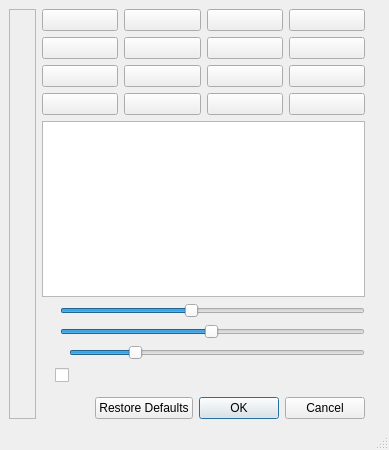
<?xml version="1.0" encoding="UTF-8"?>
<ui version="4.0">
 <class>MainWindow</class>
 <widget class="QMainWindow" name="MainWindow">
  <property name="geometry">
   <rect>
    <x>0</x>
    <y>0</y>
    <width>389</width>
    <height>450</height>
   </rect>
  </property>
  <property name="windowTitle">
   <string>MainWindow</string>
  </property>
  <widget class="QWidget" name="centralwidget">
   <layout class="QHBoxLayout" name="horizontalLayout">
    <item>
     <layout class="QVBoxLayout" name="verticalLayout_2">
      <item>
       <widget class="QFrame" name="frame">
        <property name="frameShape">
         <enum>QFrame::StyledPanel</enum>
        </property>
        <property name="frameShadow">
         <enum>QFrame::Raised</enum>
        </property>
        <layout class="QVBoxLayout" name="verticalLayout_3">
         <item>
          <widget class="QLabel" name="label">
           <property name="enabled">
            <bool>true</bool>
           </property>
           <property name="maximumSize">
            <size>
             <width>80</width>
             <height>80</height>
            </size>
           </property>
           <property name="frameShape">
            <enum>QFrame::NoFrame</enum>
           </property>
           <property name="text">
            <string/>
           </property>
           <property name="pixmap">
            <pixmap>:/pictures/farbeimer-gruen.png</pixmap>
           </property>
           <property name="scaledContents">
            <bool>true</bool>
           </property>
          </widget>
         </item>
         <item>
          <widget class="QLabel" name="label_3">
           <property name="maximumSize">
            <size>
             <width>80</width>
             <height>80</height>
            </size>
           </property>
           <property name="text">
            <string/>
           </property>
           <property name="pixmap">
            <pixmap>:/pictures/farbeimer-gelb.png</pixmap>
           </property>
           <property name="scaledContents">
            <bool>true</bool>
           </property>
          </widget>
         </item>
         <item>
          <widget class="QLabel" name="label_2">
           <property name="maximumSize">
            <size>
             <width>80</width>
             <height>80</height>
            </size>
           </property>
           <property name="text">
            <string/>
           </property>
           <property name="pixmap">
            <pixmap>:/pictures/farbeimer-rot.png</pixmap>
           </property>
           <property name="scaledContents">
            <bool>true</bool>
           </property>
          </widget>
         </item>
        </layout>
       </widget>
      </item>
     </layout>
    </item>
    <item>
     <layout class="QVBoxLayout" name="verticalLayout">
      <property name="sizeConstraint">
       <enum>QLayout::SetDefaultConstraint</enum>
      </property>
      <item>
       <layout class="QGridLayout" name="gridLayout">
        <item row="3" column="2">
         <widget class="QPushButton" name="pushButton_gray">
          <property name="text">
           <string/>
          </property>
         </widget>
        </item>
        <item row="0" column="2">
         <widget class="QPushButton" name="pushButton_cyan">
          <property name="text">
           <string/>
          </property>
         </widget>
        </item>
        <item row="0" column="0">
         <widget class="QPushButton" name="pushButton_white">
          <property name="text">
           <string/>
          </property>
         </widget>
        </item>
        <item row="2" column="0">
         <widget class="QPushButton" name="pushButton_green">
          <property name="text">
           <string/>
          </property>
         </widget>
        </item>
        <item row="0" column="3">
         <widget class="QPushButton" name="pushButton_darkCyan">
          <property name="text">
           <string/>
          </property>
         </widget>
        </item>
        <item row="2" column="3">
         <widget class="QPushButton" name="pushButton_darkYellow">
          <property name="text">
           <string/>
          </property>
         </widget>
        </item>
        <item row="3" column="3">
         <widget class="QPushButton" name="pushButton_darkGray">
          <property name="text">
           <string/>
          </property>
         </widget>
        </item>
        <item row="3" column="1">
         <widget class="QPushButton" name="pushButton_darkBlue">
          <property name="text">
           <string/>
          </property>
         </widget>
        </item>
        <item row="1" column="2">
         <widget class="QPushButton" name="pushButton_magenta">
          <property name="text">
           <string/>
          </property>
         </widget>
        </item>
        <item row="0" column="1">
         <widget class="QPushButton" name="pushButton_black">
          <property name="autoFillBackground">
           <bool>false</bool>
          </property>
          <property name="text">
           <string/>
          </property>
         </widget>
        </item>
        <item row="1" column="1">
         <widget class="QPushButton" name="pushButton_darkRed">
          <property name="text">
           <string/>
          </property>
         </widget>
        </item>
        <item row="2" column="1">
         <widget class="QPushButton" name="pushButton_darkGreen">
          <property name="text">
           <string/>
          </property>
         </widget>
        </item>
        <item row="2" column="2">
         <widget class="QPushButton" name="pushButton_yellow">
          <property name="text">
           <string/>
          </property>
         </widget>
        </item>
        <item row="1" column="3">
         <widget class="QPushButton" name="pushButton_darkMagenta">
          <property name="text">
           <string/>
          </property>
         </widget>
        </item>
        <item row="1" column="0">
         <widget class="QPushButton" name="pushButton_red">
          <property name="text">
           <string/>
          </property>
         </widget>
        </item>
        <item row="3" column="0">
         <widget class="QPushButton" name="pushButton_blue">
          <property name="text">
           <string/>
          </property>
         </widget>
        </item>
       </layout>
      </item>
      <item>
       <layout class="QHBoxLayout" name="horizontalLayout_5">
        <item>
         <widget class="QGraphicsView" name="graphicsView">
          <property name="minimumSize">
           <size>
            <width>0</width>
            <height>110</height>
           </size>
          </property>
         </widget>
        </item>
       </layout>
      </item>
      <item>
       <layout class="QHBoxLayout" name="horizontalLayout_4">
        <property name="leftMargin">
         <number>5</number>
        </property>
        <item>
         <widget class="QLabel" name="label_6">
          <property name="maximumSize">
           <size>
            <width>34</width>
            <height>13</height>
           </size>
          </property>
          <property name="text">
           <string/>
          </property>
          <property name="pixmap">
           <pixmap>:/pictures/cursor.png</pixmap>
          </property>
          <property name="scaledContents">
           <bool>true</bool>
          </property>
         </widget>
        </item>
        <item>
         <widget class="QSlider" name="horizontalSliderCircle">
          <property name="minimum">
           <number>40</number>
          </property>
          <property name="maximum">
           <number>110</number>
          </property>
          <property name="value">
           <number>70</number>
          </property>
          <property name="sliderPosition">
           <number>70</number>
          </property>
          <property name="orientation">
           <enum>Qt::Horizontal</enum>
          </property>
         </widget>
        </item>
       </layout>
      </item>
      <item>
       <layout class="QHBoxLayout" name="horizontalLayout_8">
        <property name="leftMargin">
         <number>5</number>
        </property>
        <item>
         <widget class="QLabel" name="label_7">
          <property name="maximumSize">
           <size>
            <width>34</width>
            <height>13</height>
           </size>
          </property>
          <property name="text">
           <string/>
          </property>
          <property name="pixmap">
           <pixmap>:/pictures/transparenz.png</pixmap>
          </property>
          <property name="scaledContents">
           <bool>true</bool>
          </property>
         </widget>
        </item>
        <item>
         <widget class="QSlider" name="horizontalSliderOpacity">
          <property name="minimum">
           <number>1</number>
          </property>
          <property name="maximum">
           <number>100</number>
          </property>
          <property name="sliderPosition">
           <number>50</number>
          </property>
          <property name="orientation">
           <enum>Qt::Horizontal</enum>
          </property>
         </widget>
        </item>
       </layout>
      </item>
      <item>
       <layout class="QGridLayout" name="gridLayout_2">
        <item row="9" column="0">
         <layout class="QHBoxLayout" name="horizontalLayout_3">
          <property name="spacing">
           <number>15</number>
          </property>
          <property name="leftMargin">
           <number>5</number>
          </property>
          <property name="topMargin">
           <number>0</number>
          </property>
          <property name="rightMargin">
           <number>0</number>
          </property>
          <item>
           <widget class="QLabel" name="label_4">
            <property name="maximumSize">
             <size>
              <width>25</width>
              <height>35</height>
             </size>
            </property>
            <property name="sizeIncrement">
             <size>
              <width>0</width>
              <height>0</height>
             </size>
            </property>
            <property name="text">
             <string/>
            </property>
            <property name="pixmap">
             <pixmap>:/pictures/sandglass.png</pixmap>
            </property>
            <property name="scaledContents">
             <bool>true</bool>
            </property>
            <property name="margin">
             <number>0</number>
            </property>
           </widget>
          </item>
          <item>
           <widget class="QSlider" name="horizontalSliderShowtime">
            <property name="minimum">
             <number>1</number>
            </property>
            <property name="maximum">
             <number>20</number>
            </property>
            <property name="value">
             <number>5</number>
            </property>
            <property name="orientation">
             <enum>Qt::Horizontal</enum>
            </property>
           </widget>
          </item>
         </layout>
        </item>
       </layout>
      </item>
      <item>
       <layout class="QHBoxLayout" name="horizontalLayout_6">
        <item>
         <widget class="QLabel" name="label_5">
          <property name="maximumSize">
           <size>
            <width>40</width>
            <height>40</height>
           </size>
          </property>
          <property name="text">
           <string/>
          </property>
          <property name="pixmap">
           <pixmap>:/pictures/radiant.png</pixmap>
          </property>
          <property name="scaledContents">
           <bool>true</bool>
          </property>
         </widget>
        </item>
        <item>
         <widget class="QCheckBox" name="checkBoxRadiant">
          <property name="text">
           <string/>
          </property>
         </widget>
        </item>
        <item>
         <spacer name="horizontalSpacer_3">
          <property name="orientation">
           <enum>Qt::Horizontal</enum>
          </property>
          <property name="sizeHint" stdset="0">
           <size>
            <width>40</width>
            <height>20</height>
           </size>
          </property>
         </spacer>
        </item>
       </layout>
      </item>
      <item>
       <spacer name="verticalSpacer_2">
        <property name="orientation">
         <enum>Qt::Vertical</enum>
        </property>
        <property name="sizeType">
         <enum>QSizePolicy::Expanding</enum>
        </property>
        <property name="sizeHint" stdset="0">
         <size>
          <width>20</width>
          <height>20</height>
         </size>
        </property>
       </spacer>
      </item>
      <item>
       <layout class="QHBoxLayout" name="horizontalLayout_2">
        <item>
         <spacer name="horizontalSpacer">
          <property name="orientation">
           <enum>Qt::Horizontal</enum>
          </property>
          <property name="sizeHint" stdset="0">
           <size>
            <width>40</width>
            <height>20</height>
           </size>
          </property>
         </spacer>
        </item>
        <item>
         <widget class="QDialogButtonBox" name="buttonBox">
          <property name="standardButtons">
           <set>QDialogButtonBox::Cancel|QDialogButtonBox::Ok|QDialogButtonBox::RestoreDefaults</set>
          </property>
         </widget>
        </item>
       </layout>
      </item>
     </layout>
    </item>
    <item>
     <spacer name="horizontalSpacer_5">
      <property name="orientation">
       <enum>Qt::Horizontal</enum>
      </property>
      <property name="sizeType">
       <enum>QSizePolicy::Minimum</enum>
      </property>
      <property name="sizeHint" stdset="0">
       <size>
        <width>15</width>
        <height>20</height>
       </size>
      </property>
     </spacer>
    </item>
   </layout>
  </widget>
  <widget class="QMenuBar" name="menubar">
   <property name="geometry">
    <rect>
     <x>0</x>
     <y>0</y>
     <width>389</width>
     <height>23</height>
    </rect>
   </property>
  </widget>
  <widget class="QStatusBar" name="statusbar"/>
 </widget>
 <resources/>
 <connections/>
</ui>
